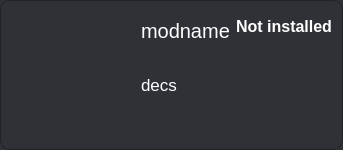
           <widget class="QFrame" name="frame_54">
            <property name="minimumSize">
             <size>
              <width>0</width>
              <height>150</height>
             </size>
            </property>
            <property name="maximumSize">
             <size>
              <width>16777215</width>
              <height>150</height>
             </size>
            </property>
            <property name="styleSheet">
             <string notr="true">background-color:rgb(47, 49, 54);
border-radius:10px;
border:1px solid rgb(32, 34, 37);
outline:none;</string>
            </property>
            <property name="frameShape">
             <enum>QFrame::StyledPanel</enum>
            </property>
            <property name="frameShadow">
             <enum>QFrame::Raised</enum>
            </property>
            <layout class="QHBoxLayout" name="horizontalLayout_44">
             <property name="spacing">
              <number>10</number>
             </property>
             <property name="leftMargin">
              <number>10</number>
             </property>
             <property name="topMargin">
              <number>10</number>
             </property>
             <property name="rightMargin">
              <number>10</number>
             </property>
             <property name="bottomMargin">
              <number>10</number>
             </property>
             <item>
              <widget class="QLabel" name="modIcon">
               <property name="minimumSize">
                <size>
                 <width>120</width>
                 <height>120</height>
                </size>
               </property>
               <property name="maximumSize">
                <size>
                 <width>120</width>
                 <height>120</height>
                </size>
               </property>
               <property name="styleSheet">
                <string notr="true">border:none;</string>
               </property>
               <property name="text">
                <string/>
               </property>
               <property name="pixmap">
                <pixmap>../../../../../../Pictures/Saved Pictures/sodium-icon.png</pixmap>
               </property>
               <property name="scaledContents">
                <bool>true</bool>
               </property>
               <property name="alignment">
                <set>Qt::AlignCenter</set>
               </property>
              </widget>
             </item>
             <item>
              <widget class="QFrame" name="frame_53">
               <property name="styleSheet">
                <string notr="true">border:none;</string>
               </property>
               <property name="frameShape">
                <enum>QFrame::StyledPanel</enum>
               </property>
               <property name="frameShadow">
                <enum>QFrame::Raised</enum>
               </property>
               <layout class="QGridLayout" name="gridLayout_21">
                <property name="leftMargin">
                 <number>0</number>
                </property>
                <property name="topMargin">
                 <number>0</number>
                </property>
                <property name="rightMargin">
                 <number>0</number>
                </property>
                <property name="bottomMargin">
                 <number>0</number>
                </property>
                <property name="spacing">
                 <number>0</number>
                </property>
                <item row="0" column="0">
                 <widget class="QFrame" name="frame_79">
                  <property name="frameShape">
                   <enum>QFrame::StyledPanel</enum>
                  </property>
                  <property name="frameShadow">
                   <enum>QFrame::Raised</enum>
                  </property>
                  <layout class="QHBoxLayout" name="horizontalLayout_45">
                   <property name="leftMargin">
                    <number>0</number>
                   </property>
                   <property name="topMargin">
                    <number>0</number>
                   </property>
                   <property name="rightMargin">
                    <number>0</number>
                   </property>
                   <property name="bottomMargin">
                    <number>0</number>
                   </property>
                   <item alignment="Qt::AlignTop">
                    <widget class="QLabel" name="modName">
                     <property name="minimumSize">
                      <size>
                       <width>0</width>
                       <height>40</height>
                      </size>
                     </property>
                     <property name="styleSheet">
                      <string notr="true">border:none;
background-color:none;
outline:none;
font:15pt;
color:white;</string>
                     </property>
                     <property name="text">
                      <string>modname</string>
                     </property>
                    </widget>
                   </item>
                   <item alignment="Qt::AlignRight|Qt::AlignTop">
                    <widget class="QLabel" name="modStatus">
                     <property name="minimumSize">
                      <size>
                       <width>0</width>
                       <height>30</height>
                      </size>
                     </property>
                     <property name="maximumSize">
                      <size>
                       <width>16777215</width>
                       <height>30</height>
                      </size>
                     </property>
                     <property name="layoutDirection">
                      <enum>Qt::LeftToRight</enum>
                     </property>
                     <property name="styleSheet">
                      <string notr="true">border:none;
background-color:none;
outline:none;
font:12pt;
font-weight: bold;
color:white;</string>
                     </property>
                     <property name="text">
                      <string>Not installed</string>
                     </property>
                     <property name="alignment">
                      <set>Qt::AlignRight|Qt::AlignTrailing|Qt::AlignVCenter</set>
                     </property>
                    </widget>
                   </item>
                  </layout>
                 </widget>
                </item>
                <item row="1" column="0" alignment="Qt::AlignTop">
                 <widget class="QLabel" name="modDescription">
                  <property name="styleSheet">
                   <string notr="true">border:none;
font:13pt;
color:white;</string>
                  </property>
                  <property name="text">
                   <string>decs</string>
                  </property>
                 </widget>
                </item>
               </layout>
              </widget>
             </item>
            </layout>
           </widget>
